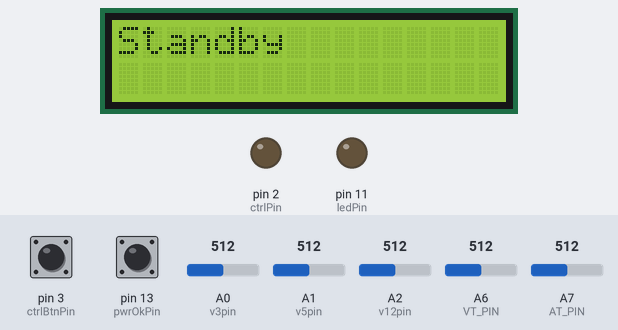
The sketch below on a simulated Arduino Nano, built with avr-gcc and run on an emulated ATmega328P. Parts: 16×2 character LCD, output pins drawn as LEDs (lit = HIGH). Inputs (shaded band) come from the test bench; at power-on: pin 13 (pwrOkPin) LOW, pin 3 (ctrlBtnPin) LOW, A0 (v3pin) = 512, A1 (v5pin) = 512, A2 (v12pin) = 512, A6 (VT_PIN) = 512, A7 (AT_PIN) = 512.

Above: at 2.2 s.
2.3 s: pin 13 (pwrOkPin) pulled HIGH for 1 s
At 2.7 s:
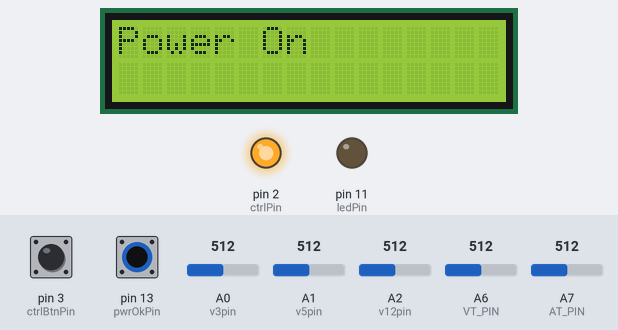
4.8 s: pin 13 (pwrOkPin) pulled HIGH for 0.15 s
At 5.7 s:
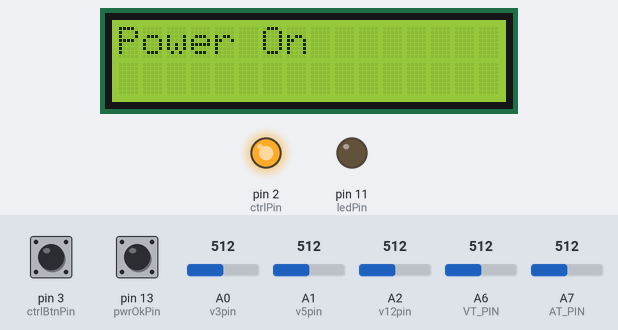
7.9 s: pin 13 (pwrOkPin) pulled HIGH for 3.2 s
At 8.4 s:
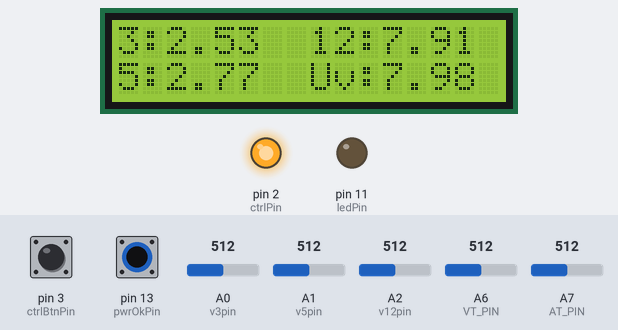
Timing chart, 0 to 12.6 s (numbered marks = the images above; inputs shaded):
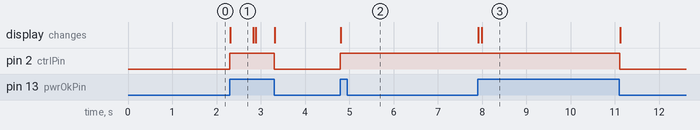

The sketch:

PSU.ino
```cpp
#include <LiquidCrystal_I2C.h>

#define ctrlPin 2
#define ctrlBtnPin 3
#define pwrOkPin 13
#define ledPin 11
#define VT_PIN A6
#define AT_PIN A7
#define v3pin A0
#define v5pin A1
#define v12pin A2

const float vstb = 5.05;
const float R2 = 2200;
const float v5R1 = 212;
const float v12R1 = 4690;
const float vUR1 = 4750;

enum ECtrlButtonState{
	None,
	Short,
	Long
};

struct sens_values_t {
  unsigned int count;
  unsigned int icount;

  float v3;
  float v5;
  float v12;
  float vU;
  float iU;

  float v3_raw;
  float v5_raw;
  float v12_raw;
  float vU_raw;
  float iU_raw;
};

sens_values_t sens_values;
LiquidCrystal_I2C lcd(0x27, 16, 2);  // set the LCD address to 0x27 for a 16 chars and 2 line display

void setup() {
	pinMode(ctrlPin, OUTPUT);
	pinMode(ctrlBtnPin, INPUT);
	pinMode(pwrOkPin, INPUT);

	pinMode(VT_PIN, INPUT);
	pinMode(AT_PIN, INPUT);
	pinMode(v3pin, INPUT);
	pinMode(v5pin, INPUT);
	pinMode(v12pin, INPUT);

	pinMode(ledPin, OUTPUT);

	Serial.begin(9600);
	digitalWrite(ctrlPin, 0);

	lcd.init();
	lcd.backlight();
	lcd.clear();

  // initialize timer1
  noInterrupts();           // disable all interrupts
  TCCR1A = 0;
  TCCR1B = 0;
  TCNT1  = 0;

  OCR1A = 625;            // compare match register 16MHz/256/100Hz
  TCCR1B |= (1 << WGM12);   // CTC mode
  TCCR1B |= (1 << CS12);    // 256 prescaler
  TIMSK1 |= (1 << OCIE1A);  // enable timer compare interrupt
  interrupts();             // enable all interrupts

  sens_values.count = 0;
  sens_values.icount = 0;

	standBy();
}


ISR(TIMER1_COMPA_vect)
{
  sens_values.v3_raw += analogRead(v3pin);
  sens_values.v5_raw += analogRead(v5pin);
  sens_values.v12_raw += analogRead(v12pin);
  sens_values.iU_raw += analogRead(AT_PIN);
  sens_values.vU_raw += analogRead(VT_PIN);

  static const int maxReadings = 9; // 10/sec
  static const int maxIReadings = 49; // 2/sec

  if(++sens_values.count >= maxReadings)
  {
     sens_values.count = 0;

     sens_values.v3 = (sens_values.v3_raw * vstb / 1024) / maxReadings;

     sens_values.v5 = (sens_values.v5_raw * vstb / 1024) / maxReadings;
     sens_values.v5 = sens_values.v5 / (R2 / (R2 + v5R1));

     sens_values.v12 = (sens_values.v12_raw * vstb / 1024) / maxReadings;
     sens_values.v12 = sens_values.v12 / (R2 / (R2 + v12R1));

     sens_values.vU = (sens_values.vU_raw * vstb / 1024) / maxReadings;
     sens_values.vU = sens_values.vU / (R2 / (R2 + vUR1));

     sens_values.v3_raw = 0.0;
     sens_values.v5_raw = 0.0;
     sens_values.v12_raw = 0.0;
     sens_values.vU_raw = 0.0;
  }

  if(++sens_values.icount >= maxIReadings)
  {
     sens_values.icount = 0;

     sens_values.iU = (0.0264 * sens_values.iU_raw) / maxIReadings;
     sens_values.iU -= 13.51;

     sens_values.iU_raw = 0.0;
  }
}

int checkPwrState()
{
	  return digitalRead(pwrOkPin);
}

int testCtrlButton()
{
    static bool longPressDetected = false;
  	static int ctrlBtnState = 0;
  	static long press = millis();

  	int v = digitalRead(ctrlBtnPin);
  	if (v != ctrlBtnState)
  	{
    		ctrlBtnState = v;

    		if (v == HIGH)
    		{
    			  press = millis();
    		}
    		else
    		{
            if(longPressDetected)
            {
               longPressDetected = false;
               return None;
            }

            return Short;
    		}
  	}
    else if(v == HIGH)
    {
        if((millis() - press) > 1000)
        {
           longPressDetected = true;
           return Long;
        }
    }

	  return None;
}

void printValue(int col, int row, int width, float value)
{
   lcd.setCursor(col, row);
   if(value < 0.02)
   {
      for(int i=0;i<width;i++)
      {
          lcd.print("-");
      }
   }
   else
   {
      lcd.print(value, 2);

      if(value<10)
      {
          lcd.print(" ");
      }
   }
}

void userScene()
{
  	float watts = sens_values.iU * sens_values.vU;
  	const float maxWatts = 25.0;

  	lcd.setCursor(0, 0);
  	lcd.print("V:");
  	printValue(2, 0, 5, sens_values.vU);

  	lcd.setCursor(8, 0);
  	lcd.print("I:");
  	printValue(10, 0, 5, sens_values.iU);

  	lcd.setCursor(0, 1);
  	lcd.print("P:");
  	printValue(2, 1, 5, watts);

  	lcd.setCursor(8, 1);
  	lcd.print("M:");
  	printValue(10, 1, 5, maxWatts);
}

void allVoltsScene()
{
  	lcd.setCursor(0, 0);
  	lcd.print("3:");
    printValue(2, 0, 5, sens_values.v3);

  	lcd.setCursor(8, 0);
  	lcd.print("12:");
  	printValue(11, 0, 5, sens_values.v12);

  	lcd.setCursor(0, 1);
  	lcd.print("5:");
  	printValue(2, 1, 5, sens_values.v5);

  	lcd.setCursor(8, 1);
  	lcd.print("Uv:");
  	printValue(11, 1, 5, sens_values.vU);
}

enum EPSUState{
  	Standby,
  	Powering,
  	Volts,
  	User
};

static EPSUState state = Standby;

void standBy()
{
  	state = Standby;
  	digitalWrite(ctrlPin, LOW);
  	lcd.clear();
  	lcd.setCursor(0, 0);
  	lcd.print("Standby");

   delay(1000);
}

void loop()
{
  static const int refreshRate = 10;
	static long powerOnstart = 0;
  static int refreshCounter = 1;

	int btnState = testCtrlButton();

  refreshCounter++;

	switch (state)
	{
	case Standby:
		if (btnState == Short || checkPwrState())
		{
			state = Powering;
			powerOnstart = millis();
			digitalWrite(ctrlPin, HIGH);
			lcd.clear();
			lcd.setCursor(0, 0);
			lcd.print("Power On");
			delay(500);
		}
		break;

	case Powering:
		if (checkPwrState())
		{
			state = Volts;
			lcd.clear();
		}
		else
		{
			if (millis() - powerOnstart > 5000)
			{
				standBy();
			}
		}
		break;

	case Volts:
		if (!checkPwrState() || btnState == Long)
		{
			standBy();
			break;
		}

		if (btnState == Short)
		{
			state = User;
			lcd.clear();
			break;
		}

    if(refreshCounter >= refreshRate)
		{
		    allVoltsScene();
		}

		break;

	case User:
		if (!checkPwrState() || btnState == Long)
		{
			standBy();
			break;
		}

		if (btnState == Short)
		{
			state = Volts;
			lcd.clear();
			break;
		}

    if(refreshCounter >= refreshRate)
    {
		    userScene();
    }
		break;
	}

  if(refreshCounter >= refreshRate)
  {
     refreshCounter = 1;
  }

	delay(10);
}
```

Measured:
- after the input at 2.3 s, pin 2 (ctrlPin): LOW → HIGH at once, → LOW 1.0 s later; the display: changes at once (image 1)
- after the input at 4.8 s, pin 2 (ctrlPin): LOW → HIGH at once; the display: changes at once (image 2)
- after the input at 7.9 s, pin 2 (ctrlPin): HIGH → LOW after 3.2 s instead of 1.9 s; the display: first changes at once (image 3 shows a later state)
- what the display in image 1 shows lasts 0.5 s, from 2.3 s to 2.8 s
